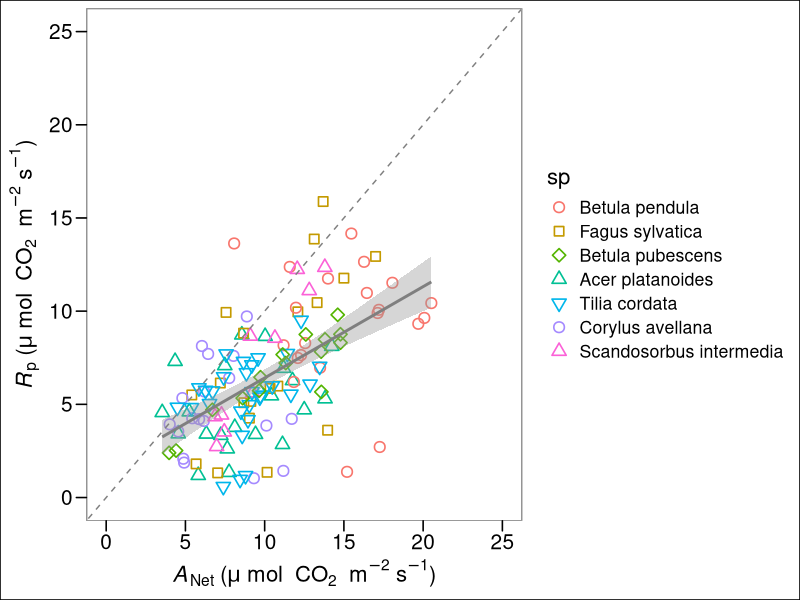
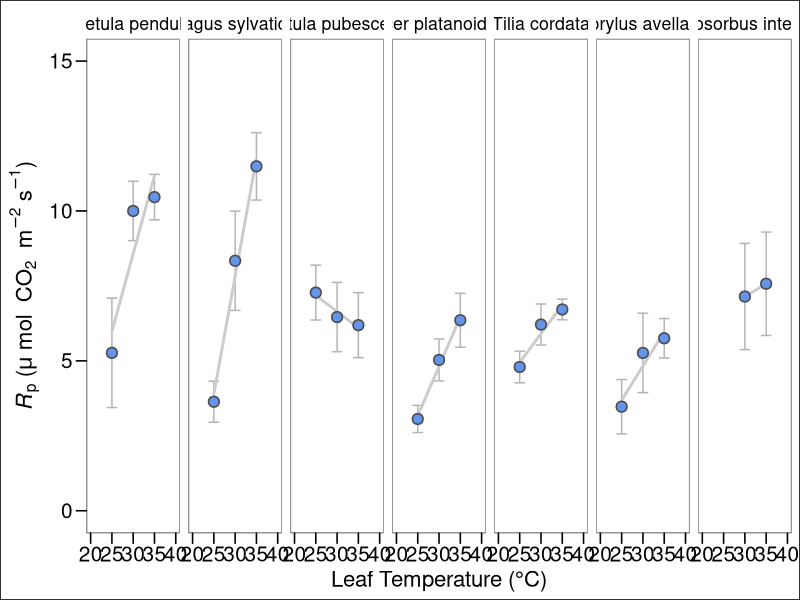
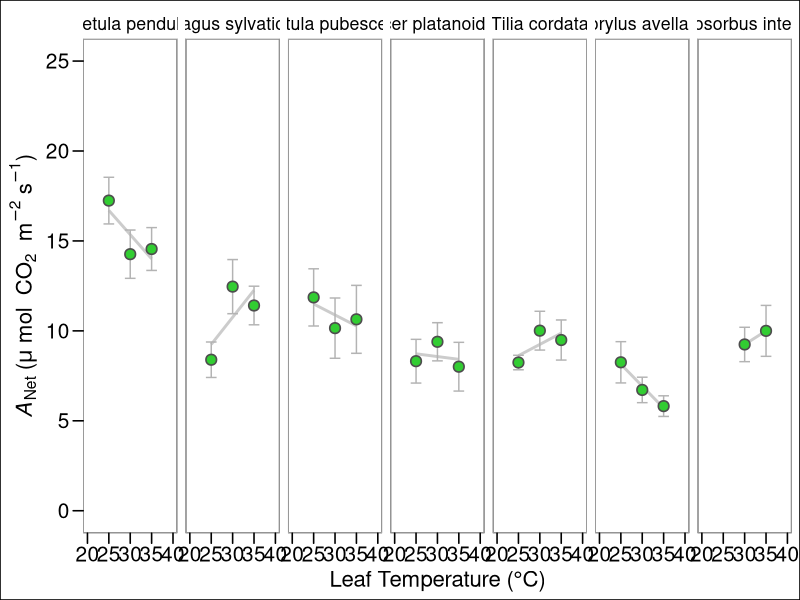
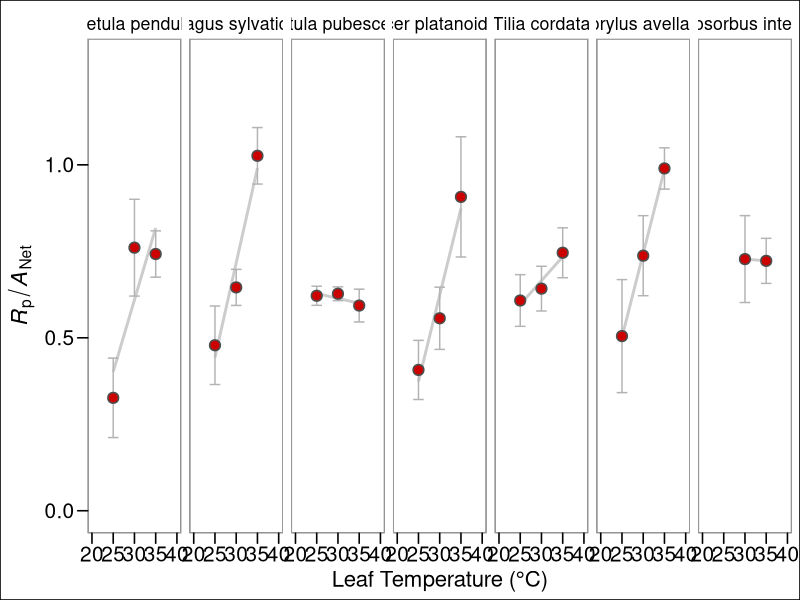
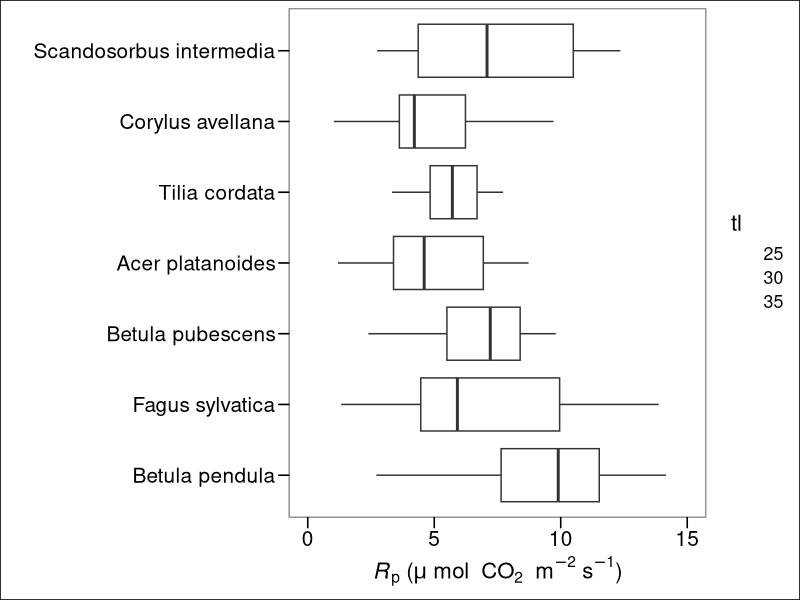
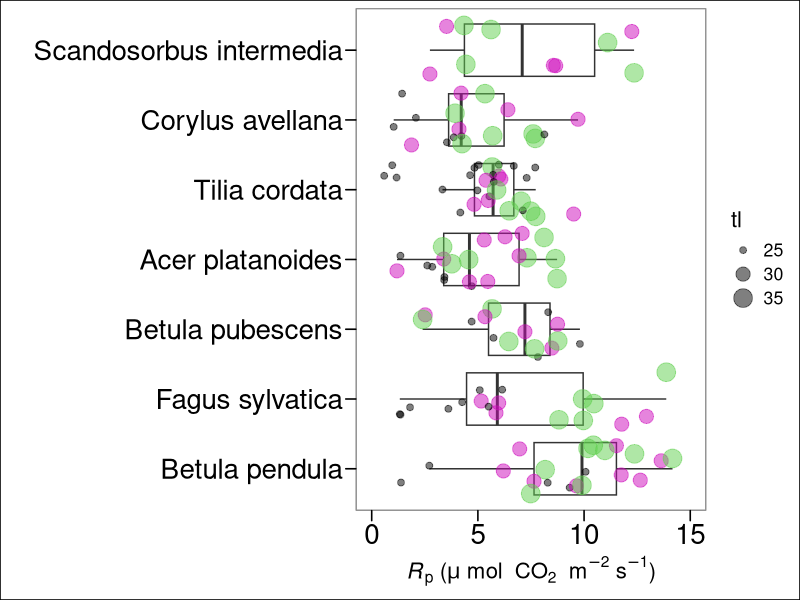
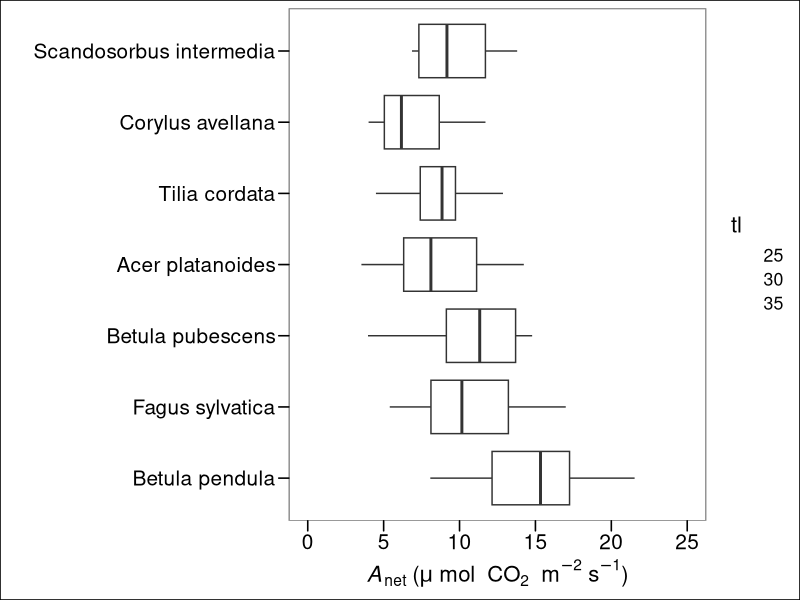
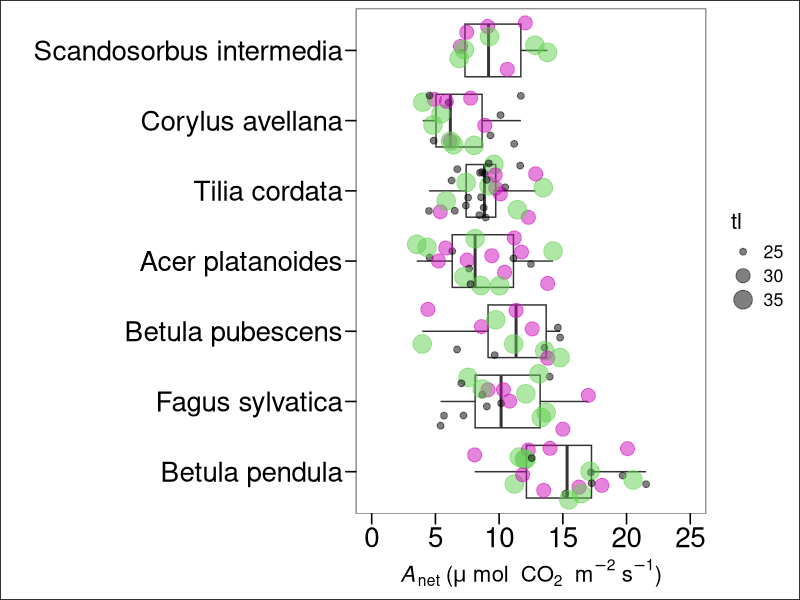

These figures' R source, in order: (Note: this script raises an error after producing the figures.)
#install.packages("Hmisc", dependencies = T)
#
# if push fails
# open the repository on terminal
# run this command 
# git config --global http.postBuffer 157286400
# try pushing again
# 
# packages_to_load <- c("drc", "bbmle", "labelled", "MALDIquant", 
#                      "magicfor", "ggplot2", "ggpubr", "ggpmisc", "tidyverse", #"broom", 
#                     "Hmisc", "plotly", "PairedData", "DescTools", 
#                     "generalhoslem", "graphics", "nls2", "plyr",
#                     "ggthemes", "ggpubr", "signal", "segmented")
#
# lapply(packages_to_load, library, character.only = TRUE)

## lable ----
ytleaf          <- expression("T"["leaf"]~degree~"C")
photorate       <- expression("" ~mu ~ mol ~ "CO"[2]~m^{-2} ~ "s"^{-1})
labrsq          <- expression(R^{2}~"=")
labvpdl         <- "VPD (kPa)"
lab_photo       <- expression(paste(italic(A)[Net], ' (', mu * ~'mol'~ " CO"[2]~' m'^{-2}*' s'^{-1}*')'))
lab_photo1      <- expression(paste(italic(A)[Net], ' (', mu * 'mol m'^{-2}*'s'^{-1}*')'))
lab_Tleaf       <- expression(paste("Leaf temperature (", degree,"C)"))
labcond         <- expression("g"["s"]~~"in"~mol~H[2]*O~m^{-2}~s^{-1})
labcond1        <- expression("Conductance to "~H[2]*O~"in"~mol~H[2]*O~m^{-2}~s^{-1})
labtrmmol       <- expression("E"~~"in"~mol~H[2]*O~m^{-2}~s^{-1})
etrrate         <- expression("" ~mu ~ mol ~"photon" ~m^{-2} ~ "s"^{-1})
photorate       <- expression("" ~mu ~ mol ~ "CO"[2]~m^{-2} ~ "s"^{-1})
labgs           <- expression(paste(italic(g[s])*" ("~mol[H[2]*O]~m^{-2}~s^{-1}~")"))


## data processing ---- Load ONE of the following csv's


# Species
df <- read.csv("Data/Uppsala-2024-Summer-Photorespiration-SpotMes-TreeSpp.csv", header = T, stringsAsFactors = T, sep = ";")


# Ecotypes

df <- read.csv("Data/Uppsala-2024-Summer-Photorespiration-SpotMes-Birch-Ecotypes.csv", header = T, stringsAsFactors = T, sep = ";")


###### Photorespiration rate calculation loop -----------------------------------------------------

## use the following filters as necessary
df     <- subset(df, dq == "yes") # eliminates unreliable values.

df$pairid <- paste0(df$sprp, "-", df$setTleaf)

df$pairid <- as.factor(df$pairid)


length(unique(df$pairid))       # individual runs + season

dflist    <-   split(df,list(df$pairid))
dflist    <-   split(df,unique(list(df$pairid)))
dflist    <-   dflist[sapply(dflist, nrow)>0] 

setwd("output")


correct_RD <- function(data, output_path){
  
  ColumnNames <- c("sp","treeid","setTleaf",
             "anet.21p",    
             "anet.0p",
             "Rd",
             "corranet",
             "anet.delta",
             "pr.CO2", 
             "pr.real",
             "pr.percent",    
             "gsw.21p",    
             "gsw.0p",     
             "gsw.delta",  
             "gsw.percent",
             "E.21p",     
             "E.0p",      
             "E.delta",   
             "E.percent", 
             "ETR.21p",     
             "ETR.0p",
             "ETR.delta",   
             "ETR.percent",
             "JT",
             "JO1",
             "JC1",
             "JO2",
             "JC2",
             "JO1.percent",
             "JC1.percent",
             "JO2.percent",
             "JC2.percent",
             "NPQ.21p",
             "NPQ.0p",
             "NPQ.delta",
             "NPQ.percent")
  
  output_data <- data.frame(matrix(nrow = 0, ncol = length(ColumnNames)))
  names(output_data) <- ColumnNames

  for(dataIdx in 1:length(data)){
    
    speciesdata <- data[[dataIdx]]
    if(nrow(speciesdata) != 2){
      print(names(dflist)[dataIdx])
      print(nrow(speciesdata))
      next
    }
    
    
    sp               <-     speciesdata$sp[1]
    treeid           <-     speciesdata$treeid[1]
    setTleaf         <-     speciesdata$setTleaf[1]
    
    p21              <-     subset(speciesdata, olev == "21p")    
    p0               <-     subset(speciesdata, olev == "0p")
    
    anet.21p         <-     p21$A
    anet.0p          <-     p0$A
     
    
    # Calculate corrected Anet. The values for slope and intercept       where calculated using values taken from the literature. 
    
    Rd               <-      0.05554*anet.21p+ 0.11395 
    corranet         <-      anet.21p-Rd          
    # "corranet" is Anet corrected for Rd
    
    
    anet.delta       <-      anet.0p - anet.21p
    pr.CO2           <-      anet.delta * 0.5
    pr.real          <-      anet.delta + pr.CO2
    pr.percent       <-      pr.real/anet.21p
    
    gsw.21p          <-      p21$gsw
    gsw.0p           <-      p0$gsw
    gsw.delta        <-      p0$gsw - p21$gsw
    gsw.percent      <-      gsw.delta/p21$gsw
    
    
    E.21p            <-      p21$E
    E.0p             <-      p0$E
    E.delta          <-      p0$E - p21$E
    E.percent        <-      E.delta/p21$E
    
    
    ETR.21p          <-      p21$ETR
    ETR.0p           <-      p0$ETR
    ETR.delta        <-      p0$ETR - p21$ETR
    ETR.percent      <-      ETR.delta/p21$ETR
    JT               <-      ETR.21p + ETR.0p
    JO1              <-      pr.percent * JT
    JC1              <-      JT-JO1
    JO2              <-      ((2/3)*(JT-4*(anet.21p)))
    JC2              <-      ((1/3)*(JT+8*(anet.21p)))
    JO1.percent      <-      JO1/JT
    JC1.percent      <-      JC1/JT
    JO2.percent      <-      JO2/JT
    JC2.percent      <-      JC2/JT
    
    
    NPQ.21p          <-      p21$NPQ
    NPQ.0p           <-      p0$NPQ
    NPQ.delta        <-      NPQ.0p - NPQ.21p
    NPQ.percent      <-      NPQ.delta/NPQ.21p
    
    new_data = data.frame(as.character(sp),
                          as.character(treeid),
                          as.character(setTleaf), 
                          anet.21p,    
                          anet.0p,     
                          Rd, 
                          corranet,
                          anet.delta,
                          pr.CO2,
                          pr.real,
                          pr.percent,
                          gsw.21p,    
                          gsw.0p,     
                          gsw.delta,  
                          gsw.percent,
                          p21$E,     
                          E.0p,      
                          E.delta,   
                          E.percent, 
                          ETR.21p,     
                          ETR.0p,   
                          ETR.delta,   
                          ETR.percent,
                          JT,
                          JO1,
                          JC1,
                          JO2,
                          JC2,
                          JO1.percent,
                          JC1.percent,
                          JO2.percent,
                          JC2.percent,
                          NPQ.21p,
                          NPQ.0p,
                          NPQ.delta, 
                          NPQ.percent)
    
    names(new_data) <- names(output_data)
    output_data <- rbind(output_data, new_data)
    
    
  }
  
  file_path = paste(output_path, "species-output.csv", sep = "/")
  if(!dir.exists(output_path)){
    dir.create(output_path, recursive = T)
  }
  
  
  index <- 1
  while(file.exists(file_path)){
    file_path <- paste(output_path, paste("species-output", as.character(index), ".csv", sep =""), sep = "/")
    index = index + 1
  }
 
  

  write.table(output_data, file = file_path, 
              row.names = FALSE, col.names = T, sep = ";")
}

correct_RD(dflist, "./")


####### plotting output -------


outs <- read.csv("species-output.csv", stringsAsFactors = T, sep = ";")

outs$sp <- factor(outs$sp, levels = c(
  "Betula pendula",         
  "Fagus sylvatica",         
  "Betula pubescens",       
  "Acer platanoides", 
  "Tilia cordata",
  "Corylus avellana",       
  "Scandosorbus intermedia"))



# Making the table for the concatenated PR values for each species and each temperature point.
library(stats)
library(base)
library(dplyr)
library(ggplot2)




## Plotting absolute Rp over temp##---------------------------------###

## Figure 1A ----
svg(filename = "pr-raw-new.svg", width = 16, height = 4.5, bg = "transparent")
absolute.table <- outs %>%
  group_by(sp, setTleaf) %>%
  summarise(pr.real.avg = mean(pr.real),
            se = sd(pr.real)/ sqrt(length(pr.real)))

ggplot(absolute.table, aes(y = pr.real.avg, x=setTleaf, group=sp))+
  geom_errorbar(aes(ymin=pr.real.avg-se, ymax=pr.real.avg+se),col ="grey70", width= 2.5)+ #pmin can be used to cap the ymax. (e.g., pmin(pr.real.avg+se, 1.0))
  geom_smooth(se = F, method="lm", col = "grey80")+
  geom_point(col="grey30", size = 3, pch = 21, fill = "cornflowerblue", stroke = 0.85)+
  # stat_regline_equation(data = outs, aes(x = setTleaf, y=pr.real, label = paste(..eq.label.., ..adj.rr.label.., paste("p = ", ..p.value..), sep = "~~~")),
  # formula = y~x,
  # label.x =22, label.y = 1.5)+
  facet_wrap(~sp, ncol = 7) +
  scale_y_continuous(limits = c(0, 15), name = expression(paste(italic(R)[p], ' (', mu * ~'mol'~ " CO"[2]~' m'^{-2}*' s'^{-1}*')')))+
  scale_x_continuous(limits = c(20,40), name = "Leaf Temperature (°C)")+
  ggthemes::theme_base() +
theme(axis.text.y = element_text(size = 15), 
      axis.text.x = element_text(size = 15),
      panel.border = element_rect(color = "grey70"))
dev.off()


### Plot showing Anet 21p over temp##-------------------------------###
## Figure 1B ----

svg(filename = "anet21-raw-new.svg", width = 16, height = 4.5, bg = "transparent")

anet.table <- outs %>%
  group_by(sp, setTleaf) %>%
  summarise(anet.21p.avg = mean(anet.21p),
            se = sd(anet.21p) / sqrt(length(anet.21p)))

ggplot(anet.table, aes(y = anet.21p.avg, x=setTleaf, group=sp))+
  geom_smooth(se = F, method="lm", col = "grey80")+
  geom_errorbar(aes(ymin=anet.21p.avg-se, ymax=anet.21p.avg+se),col ="grey70", width= 2.5) +
  geom_point(col="grey30", size = 3, pch = 21, fill = "limegreen", stroke = 0.85)+
  # stat_regline_equation(data = outs, aes(x = setTleaf, y=anet.21p, label = paste(..eq.label.., ..adj.rr.label.., paste("p = ", ..p.value..), sep = "~~~")),
  # formula = y~x,
  # label.x =22, label.y = 1.5)+
  facet_wrap(~sp, ncol = 7) +
  scale_y_continuous(limits = c(0, 25), name = expression(paste(italic(A)[Net], ' (', mu * ~'mol'~ " CO"[2]~' m'^{-2}*' s'^{-1}*')')))+
  scale_x_continuous(limits = c(20,40), name = "Leaf Temperature (°C)")+
  ggthemes::theme_base()+
  theme(axis.text.y = element_text(size = 15), 
        axis.text.x = element_text(size = 15),
        panel.border = element_rect(color = "grey70"))
dev.off()





###Plot of pr.percent##-----------------------------------------###
svg(filename = "pr-percent-new.svg", width = 16, height = 4.5, bg = "transparent")



percent.table <- outs %>%
  group_by(sp, setTleaf) %>%
  summarise(pr.percent.avg = mean(pr.percent),
            se = sd(pr.percent)/ sqrt(length(pr.percent)))


ggplot(percent.table, aes(y = pr.percent.avg, x=setTleaf, group=sp))+
  #pmin can be used to cap the ymax. (e.g., pmin(pr.real.avg+se, 1.0))
  geom_smooth(se = F, method="lm", col = "grey80")+
  # ggpmisc::stat_poly_eq(
  #   data = outs,
  #   formula = y ~ x,
  #   aes(x = setTleaf, y = pr.percent, label = paste(after_stat(p.value.label), sep = "~~~")),
  #   label.x = 22,
  #   label.y = 1.5,
  # )+
  geom_errorbar(aes(ymin=pr.percent.avg-se, ymax=pr.percent.avg+se),col ="grey70", width= 2.5)+
  geom_point(col="grey30", size = 3, pch = 21, fill = "red3", stroke = 0.85)+
  # stat_regline_equation(data = outs, aes(x = setTleaf, y=pr.real, label = paste(..eq.label.., ..adj.rr.label.., paste("p = ", ..p.value..), sep = "~~~")),
  # formula = y~x,
  # label.x =22, label.y = 1.5)+
  facet_wrap(~sp, ncol = 7)+
  scale_y_continuous(limits = c(0, 1.3), name = 
                       expression(paste(italic(R)[p]/italic(A)[Net])))+
  scale_x_continuous(limits = c(20,40), name = "Leaf Temperature (°C)")+
  ggthemes::theme_base() +
  theme(axis.text.y = element_text(size = 15), 
        axis.text.x = element_text(size = 15),
        panel.border = element_rect(color = "grey70")) 
dev.off()


##---------------------------------------------------------##


###########

outs$tl <- as.factor(outs$setTleaf)



## photorespiration across species boxplot (ignoring temp). First one is for just the relationship, the second one shows the temperature spread.

svg(filename = "Rp-species.svg", width = 12, height = 6, bg = "transparent")

ggplot(outs, aes(y = pr.real, x=sp)) +
  geom_boxplot(aes(x = sp, y = pr.real), outliers =  F)  +
  geom_jitter(aes(size = tl),  color = "grey", alpha = 0) +
  
  xlab(" ") +
  scale_y_continuous(limits = c(0,15), 
                     name = expression(paste(italic(R)[p], ' (', mu * ~'mol'~ " CO"[2]~' m'^{-2}*' s'^{-1}*')')))+
  ggthemes::theme_base()+
  theme(axis.text.y = element_text(size = 15), 
        axis.text.x = element_text(size = 15),
        panel.border = element_rect(color = "grey70")) +
  coord_flip()
dev.off()



svg(filename = "Rp-species-spotted.svg", width = 12, height = 6, bg = "transparent")

ggplot(outs, aes(y = pr.real, x=sp)) +
  geom_boxplot(aes(x = sp, y = pr.real), outliers =  F)  +
  geom_jitter(aes(size = tl), color = as.factor(outs$setTleaf), alpha = 0.5) +
  xlab(" ") +
  scale_y_continuous(limits = c(0,15), 
                     name = expression(paste(italic(R)[p], ' (', mu * ~'mol'~ " CO"[2]~' m'^{-2}*' s'^{-1}*')')))+
  ggthemes::theme_base()+
  theme(axis.text.y = element_text(size = 20), 
        axis.text.x = element_text(size = 20),
        panel.border = element_rect(color = "grey70")) +
  coord_flip()
dev.off()



###------- Mixed effects models for Rp----##

mod4 <- nlme::lme(pr.real ~  sp, data = outs, 
                  random = ~1|treeid, 
                  method = "REML", 
                  na.action=na.omit) ; anova(mod4)

mod4 <- nlme::lme(pr.real ~  setTleaf, data = outs, 
                  random = ~1|sp, 
                  method = "REML", 
                  na.action=na.omit) ; anova(mod4)

mod4 <- nlme::lme(pr.real ~  sp * setTleaf, data = outs, 
                  random = ~1|treeid, 
                  method = "REML", 
                  na.action=na.omit) ; anova(mod4)

###----Test for pr.percent----------------#####


mod6 <- nlme::lme(pr.percent ~  sp, data = outs, 
                  random = ~1|treeid, 
                  method = "REML", 
                  na.action=na.omit) ; anova(mod6)

mod6 <- nlme::lme(pr.percent ~  setTleaf, data = outs, 
                  random = ~1|sp, 
                  method = "REML", 
                  na.action=na.omit) ; anova(mod6)


mod6 <- nlme::lme(pr.percent ~  sp * setTleaf, data = outs, 
                  random = ~1|treeid, 
                  method = "REML", 
                  na.action=na.omit) ; anova(mod6)


#------------------------------#


## photosynthesis across species boxplot (ignoring temp). First one is for just the relationship, the second one shows the temperature spread.

svg(filename = "Anet-species.svg", width = 12, height = 6, bg = "transparent")

ggplot(outs, aes(y = anet.21p, x=sp)) +
  geom_boxplot(aes(x = sp, y = anet.21p), outliers =  F)  +
  geom_jitter(aes(size = tl),  color = "grey", alpha = 0) +
  
  xlab(" ") +
  scale_y_continuous(limits = c(0,25), 
                     name = expression(paste(italic(A)[net], ' (', mu * ~'mol'~ " CO"[2]~' m'^{-2}*' s'^{-1}*')')))+
  ggthemes::theme_base()+
  theme(axis.text.y = element_text(size = 15), 
        axis.text.x = element_text(size = 15),
        panel.border = element_rect(color = "grey70")) +
  coord_flip()
dev.off()


svg(filename = "Anet-species-spotted.svg", width = 12, height = 6, bg = "transparent")

ggplot(outs, aes(y = anet.21p, x=sp)) +
  geom_boxplot(aes(x = sp, y = anet.21p), outliers =  F)  +
  geom_jitter(aes(size = tl), color = as.factor(outs$setTleaf), alpha = 0.5) +
  xlab(" ") +
  scale_y_continuous(limits = c(0,25), 
                     name = expression(paste(italic(A)[net], ' (', mu * ~'mol'~ " CO"[2]~' m'^{-2}*' s'^{-1}*')')))+
  ggthemes::theme_base()+
  theme(axis.text.y = element_text(size = 20), 
        axis.text.x = element_text(size = 20),
        panel.border = element_rect(color = "grey70")) +
  coord_flip()
dev.off()


###------- Mixed effects models for Anet----##

mod5 <- nlme::lme(anet.21p ~  sp, data = outs, 
                  random = ~1|treeid, 
                  method = "REML", 
                  na.action=na.omit) ; anova(mod5)

mod5 <- nlme::lme(anet.21p ~  setTleaf, data = outs, 
                  random = ~1|sp, 
                  method = "REML", 
                  na.action=na.omit) ; anova(mod5)

mod5 <- nlme::lme(anet.21p ~  sp * setTleaf, data = outs, 
                  random = ~1|treeid, 
                  method = "REML", 
                  na.action=na.omit) ; anova(mod5)






### plotting averages 

pt <- outs %>%
  group_by(sp, setTleaf) %>%
  summarise(pr = mean(pr.real),
            prse = sd(pr.real)/sqrt(length(pr.real)),
            ps = mean(anet.21p),
            psse = sd(anet.21p)/ sqrt(length(anet.21p)))




svg(filename = "Rp-over-Anet-alltemp.svg", width = 10, height = 3.3, bg = "transparent")

ggplot(pt, aes(y = pr, x=ps, color = sp)) +
  geom_smooth(se = T, method="lm", col = "grey80") +
  geom_point(size = 3, stroke = 0.85, aes(color = sp, shape = sp)) +
  scale_x_continuous(limits = c(0, 20), 
                     name = expression(paste(italic(A)[Net], ' (', mu * ~'mol'~ " CO"[2]~' m'^{-2}*' s'^{-1}*')'))) +
  scale_y_continuous(limits = c(0,20), 
                     name = expression(paste(italic(R)[p], ' (', mu * ~'mol'~ " CO"[2]~' m'^{-2}*' s'^{-1}*')'))) +
  ggthemes::theme_base() +
  geom_errorbar(aes(ymin=pr-prse, ymax=pr+prse)) +
  geom_errorbarh(aes(xmin=ps-psse, xmax=ps+psse)) + 
  theme(axis.text.y = element_text(size = 15),
        axis.text.x = element_text(size = 15),
        panel.border = element_rect(color = "grey70")) +
  scale_shape_manual(values = c(21,22,23,24,25,1,2))+
  geom_abline(slope = 1, linetype = "dashed", color = "grey50") + 
  geom_point(size = 3, stroke = 0.85, aes(color = sp, shape = sp)) +
  facet_wrap(~setTleaf)

dev.off()


# Does higher photorespiration rates = higher photosynthesis rates??? (spoiler, yes)



#### all replicates plotted - donot use. 

# svg(filename = "Rp-over-Anet.svg", width = 7, height = 4.5, bg = "transparent")
outs$st <- as.factor(outs$setTleaf)
ggplot(outs, aes(y = pr.real, x=anet.21p)) +
  geom_point(size = 3, 
             stroke = 0.85, aes(color = sp, shape = sp)) +
  geom_smooth(se = T, method="lm", col = "grey50") +
  scale_x_continuous(limits = c(0, 25), 
                     name = expression(paste(italic(A)[Net], ' (', mu * ~'mol'~ " CO"[2]~' m'^{-2}*' s'^{-1}*')'))) +
  scale_y_continuous(limits = c(0,25), 
                     name = expression(paste(italic(R)[p], ' (', mu * ~'mol'~ " CO"[2]~' m'^{-2}*' s'^{-1}*')')))+
  ggthemes::theme_base()+
  theme(axis.text.y = element_text(size = 15), 
        axis.text.x = element_text(size = 15),
        panel.border = element_rect(color = "grey70")) +
  scale_shape_manual(values = c(21,22,23,24,25,1,2)) +
  geom_abline(slope = 1, linetype = "dashed", color = "grey50") 
dev.off()

#---------------------------------------------------------------------#

# svg(filename = "Rp-over-Anet-alltemp.svg", width = 16, height = 4.5, bg = "transparent")

#### all replicates plotted - donot use. 


ggplot(outs, aes(y = pr.real, x=anet.21p, color = sp)) +
  geom_smooth(data = outs, mapping = aes(y=pr.real, x=anet.21p), 
              se = T, method="lm", col = "grey80") +
  geom_point(size = 3, 
             stroke = 0.85, aes(color = sp, shape = sp)) +
  scale_x_continuous(limits = c(0, 25), 
                     name = expression(paste(italic(A)[Net], ' (', mu * ~'mol'~ " CO"[2]~' m'^{-2}*' s'^{-1}*')'))) +
  scale_y_continuous(limits = c(0,25), 
                     name = expression(paste(italic(R)[p], ' (', mu * ~'mol'~ " CO"[2]~' m'^{-2}*' s'^{-1}*')')))+
  ggthemes::theme_base()+
  theme(axis.text.y = element_text(size = 15), 
        axis.text.x = element_text(size = 15),
        panel.border = element_rect(color = "grey70")) +
  scale_shape_manual(values = c(21,22,23,24,25,1,2))+
  geom_abline(slope = 1, linetype = "dashed", color = "grey50") +
  facet_wrap(~setTleaf)
dev.off()


######  Creating the dataframes for each temperature for the models ----

outs25 <- subset(outs, setTleaf == 25)
outs30 <- subset(outs, setTleaf == 30)
outs35 <- subset(outs, setTleaf == 35)


######  Rp against Anet split by temperature ----

mod6 <- nlme::lme(pr.real ~  anet.21p, data = outs, 
                 random = ~1|sp, 
                 method = "REML", 
                 na.action=na.omit) ; anova(mod6)


mod7 <- nlme::lme(pr.real ~  anet.21p, data = outs25, 
                  random = ~1|sp, 
                  method = "REML", 
                  na.action=na.omit) ; anova(mod7)

mod7 <- nlme::lme(pr.real ~  anet.21p, data = outs30, 
                  random = ~1|sp, 
                  method = "REML", 
                  na.action=na.omit) ; anova(mod7)

mod7 <- nlme::lme(pr.real ~  anet.21p, data = outs35, 
                  random = ~1|sp, 
                  method = "REML", 
                  na.action=na.omit) ; anova(mod7)













#-------------------------------#



#Box plots of pr.percent across the leaf temperatures

ggplot(outs, aes(y = pr.percent, x=tl, color=tl)) +
  geom_boxplot(aes(x = tl, y = pr.percent, fill = setTleaf)) +
  geom_jitter() +
  scale_x_continuous(limits = c(20, 40), 
                     name = "Leaf Temperature (°C)") +
  scale_y_continuous(limits = c(0,15), 
                     name = expression(paste(italic(R)[p], ' (', mu * ~'mol'~ " CO"[2]~' m'^{-2}*' s'^{-1}*')')))+
  ggthemes::theme_base()+
  theme(axis.text.y = element_text(size = 15), 
        axis.text.x = element_text(size = 15),
        panel.border = element_rect(color = "grey70"))


#-------- boxplot of Rp over temperature ----_#
svg(filename = "Rp-over-temp-box.svg", width = 16, height = 4.5, bg = "transparent")


ggplot(outs, aes(y = pr.real, x=tl)) +
  geom_boxplot(aes(x = tl, y = pr.real)) +
  geom_jitter(aes(color = sp)) +
  xlab("Leaf Temperature (°C)") +
  scale_y_continuous(limits = c(0,15), 
                     name = expression(paste(italic(R)[p], ' (', mu * ~'mol'~ " CO"[2]~' m'^{-2}*' s'^{-1}*')')))+
  ggthemes::theme_base()+
  theme(axis.text.y = element_text(size = 15), 
        axis.text.x = element_text(size = 15),
        panel.border = element_rect(color = "grey70"))
dev.off()







###### STATISTICAL TESTS #########


## example model fits nlme ---- 

# Here we are running a for loop testing     the relationship between species, setTleaf and the combined effect of them (I.e the temperature response of species), against pr.real (Absolute photorespiration rates ("10")), pr.percent (Proportional photorespiration rates ("11")), anet.21p (Ambient photosynthesis rates ("4")), anet.0p (O2-free photosynthesis rates ("5")) and JO2.percent (proportional oxygenation rates calculated using ETR only ("31)).


colindeces <- c(10, 11, 4, 5, 31)
colindeces <- c(10)
method.slope <- c()
value.slope <- c()
species.slope <- c()

names(outs)[colindeces[1]]

for (index in 1:length(colindeces)){
  
  
  independentVariable = outs[,colindeces[index]] 
  
  mod1 <- nlme::lme(independentVariable ~  sp , data = outs, 
                    random = ~1|treeid, 
                    method = "REML", 
                    na.action=na.omit) ; anova(mod1)
  print(paste("This analysis is based on :", names(outs)[colindeces[index]]))
  print(summary(mod1))
  
  mod1 <- nlme::lme(independentVariable ~  setTleaf , data = outs, 
                    random = ~1|sp, 
                    method = "REML", 
                    na.action=na.omit) ; anova(mod1)
  
  print(paste("This analysis is based on :", names(outs)[colindeces[index]]))
  print(summary(mod1))
  
  mod1 <- nlme::lme(independentVariable ~  sp * setTleaf, 
                    data = outs, 
                    random = ~1|treeid, 
                    method = "REML", 
                    na.action=na.omit) ; anova(mod1)
  
  print(paste("This analysis is based on :", names(outs)[colindeces[index]]))
  print(summary(mod1))
  
  
  print("----------------------------------------------------------------")
}


outs25 <- subset(outs, setTleaf == 25)
outs30 <- subset(outs, setTleaf == 30)
outs35 <- subset(outs, setTleaf == 35)



######----


######  Rp against species split by treeid nested for each temp point ----
 mod4 <- nlme::lme(pr.real ~  sp, data = outs25, 
                   random = ~1|treeid, 
                   method = "REML", 
                   na.action=na.omit) ; anova(mod4)
 
 mod4 <- nlme::lme(pr.real ~  sp, data = outs30, 
                   random = ~1|treeid, 
                   method = "REML", 
                   na.action=na.omit) ; anova(mod4)
 
 mod4 <- nlme::lme(pr.real ~  sp, data = outs35, 
                   random = ~1|treeid, 
                   method = "REML", 
                   na.action=na.omit) ; anova(mod4)
 

mod4 <- nlme::lme(pr.real ~  anet.21p * setTleaf, data = outs, 
                  random = ~1|sp, 
                  method = "REML", 
                  na.action=na.omit) ; anova(mod4)




library(tidyr)

long_data <- outs %>%
  gather(key = "method", value = "y", pr.percent, JO2.percent)

# Fit a model with an interaction term between method and setTleaf
long_model <- lm(y ~ sp * setTleaf * method, data = long_data)

# Check the model summary
summary(long_model)


# Fit the model with and without the interaction term between method and setTleaf
model_interaction <- lm(y ~ sp * setTleaf * method, data = long_data)
model_no_interaction <- lm(y ~ sp * setTleaf + method, data = long_data)

# Compare the models using a likelihood ratio test
anova(model_no_interaction, model_interaction)

# Visualize the comparison
library(ggplot2)
ggplot(long_data, aes(x = setTleaf, y = y, color = method)) +
  geom_point() +
  geom_smooth(method = "lm", se = FALSE) +  # Add linear regression lines
  facet_wrap(~sp)+
  labs(title = "Comparison of Slopes for y1 and y2") +
  theme_minimal()


### post hoc test ------- HSD, honest significant difference 

m7 <- aov(anet.0p ~ sp, data = outs, random = ~1|treeid, method = "REML", na.action=na.omit) ; anova(m7)
par(las=2)
par(mar=c(8,8,2,2)) 
plot(TukeyHSD(m7))


t1 <- TukeyHSD(m7)
t1 <- as.data.frame(t1$sp)
t1$com <- rownames(t1)

rownames(t1) <- NULL
colnames(t1) <- c("prdiff","lwr", "upr","padj", "com")
blah <- subset(t1, padj <= 0.05)
